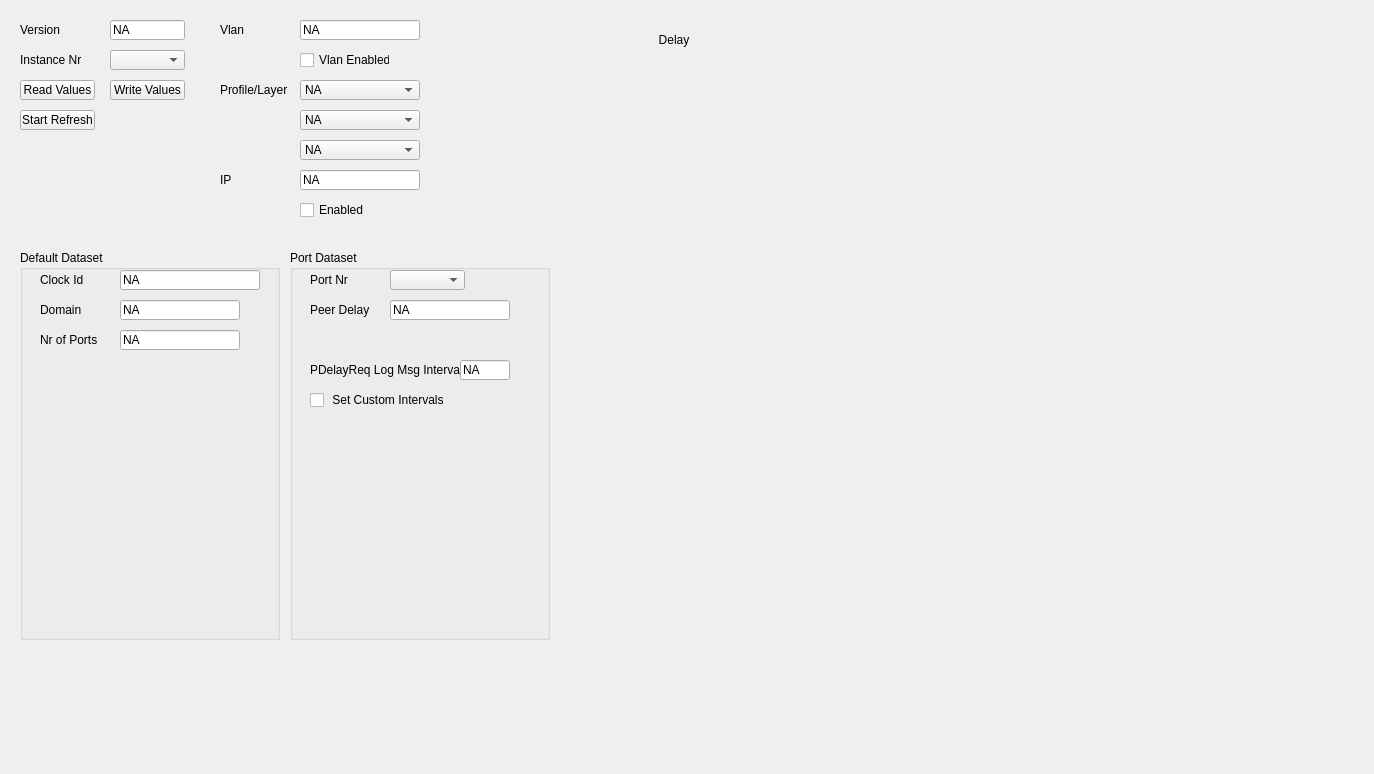
<?xml version="1.0" encoding="UTF-8"?>
<ui version="4.0">
 <class>Ucm_PtpTcTab</class>
 <widget class="QWidget" name="Ucm_PtpTcTab">
  <property name="geometry">
   <rect>
    <x>0</x>
    <y>0</y>
    <width>1374</width>
    <height>774</height>
   </rect>
  </property>
  <property name="sizePolicy">
   <sizepolicy hsizetype="Fixed" vsizetype="Fixed">
    <horstretch>0</horstretch>
    <verstretch>0</verstretch>
   </sizepolicy>
  </property>
  <property name="windowTitle">
   <string>Form</string>
  </property>
  <widget class="QPushButton" name="PtpTcWriteValuesButton">
   <property name="geometry">
    <rect>
     <x>110</x>
     <y>80</y>
     <width>75</width>
     <height>20</height>
    </rect>
   </property>
   <property name="text">
    <string>Write Values</string>
   </property>
  </widget>
  <widget class="QLineEdit" name="PtpTcIpValue">
   <property name="enabled">
    <bool>true</bool>
   </property>
   <property name="geometry">
    <rect>
     <x>300</x>
     <y>170</y>
     <width>120</width>
     <height>20</height>
    </rect>
   </property>
   <property name="text">
    <string>NA</string>
   </property>
  </widget>
  <widget class="QComboBox" name="PtpTcLayerValue">
   <property name="geometry">
    <rect>
     <x>300</x>
     <y>110</y>
     <width>120</width>
     <height>20</height>
    </rect>
   </property>
   <property name="autoFillBackground">
    <bool>false</bool>
   </property>
   <item>
    <property name="text">
     <string>NA</string>
    </property>
   </item>
   <item>
    <property name="text">
     <string>Layer 2</string>
    </property>
   </item>
   <item>
    <property name="text">
     <string>Layer 3</string>
    </property>
   </item>
  </widget>
  <widget class="QComboBox" name="PtpTcInstanceComboBox">
   <property name="geometry">
    <rect>
     <x>110</x>
     <y>50</y>
     <width>75</width>
     <height>20</height>
    </rect>
   </property>
  </widget>
  <widget class="QGroupBox" name="PtpTcDefaultDsGroupBox">
   <property name="geometry">
    <rect>
     <x>20</x>
     <y>250</y>
     <width>260</width>
     <height>390</height>
    </rect>
   </property>
   <property name="sizePolicy">
    <sizepolicy hsizetype="Preferred" vsizetype="Preferred">
     <horstretch>0</horstretch>
     <verstretch>0</verstretch>
    </sizepolicy>
   </property>
   <property name="title">
    <string>Default Dataset</string>
   </property>
   <widget class="QLabel" name="PtpTcDefaultDsClockIdLabel">
    <property name="geometry">
     <rect>
      <x>20</x>
      <y>20</y>
      <width>80</width>
      <height>20</height>
     </rect>
    </property>
    <property name="text">
     <string>Clock Id</string>
    </property>
   </widget>
   <widget class="QLineEdit" name="PtpTcDefaultDsClockIdValue">
    <property name="enabled">
     <bool>true</bool>
    </property>
    <property name="geometry">
     <rect>
      <x>100</x>
      <y>20</y>
      <width>140</width>
      <height>20</height>
     </rect>
    </property>
    <property name="text">
     <string>NA</string>
    </property>
   </widget>
   <widget class="QLabel" name="PtpTcDefaultDsDomainLabel">
    <property name="geometry">
     <rect>
      <x>20</x>
      <y>50</y>
      <width>80</width>
      <height>20</height>
     </rect>
    </property>
    <property name="text">
     <string>Domain</string>
    </property>
   </widget>
   <widget class="QLineEdit" name="PtpTcDefaultDsDomainValue">
    <property name="enabled">
     <bool>true</bool>
    </property>
    <property name="geometry">
     <rect>
      <x>100</x>
      <y>50</y>
      <width>120</width>
      <height>20</height>
     </rect>
    </property>
    <property name="text">
     <string>NA</string>
    </property>
   </widget>
   <widget class="QLineEdit" name="PtpTcDefaultDsNrOfPortsValue">
    <property name="enabled">
     <bool>true</bool>
    </property>
    <property name="geometry">
     <rect>
      <x>100</x>
      <y>80</y>
      <width>120</width>
      <height>20</height>
     </rect>
    </property>
    <property name="text">
     <string>NA</string>
    </property>
    <property name="readOnly">
     <bool>true</bool>
    </property>
   </widget>
   <widget class="QLabel" name="PtpTcDefaultDsNrOfPortsLabel">
    <property name="geometry">
     <rect>
      <x>20</x>
      <y>80</y>
      <width>80</width>
      <height>20</height>
     </rect>
    </property>
    <property name="text">
     <string>Nr of Ports</string>
    </property>
   </widget>
  </widget>
  <widget class="QPushButton" name="PtpTcReadValuesButton">
   <property name="geometry">
    <rect>
     <x>20</x>
     <y>80</y>
     <width>75</width>
     <height>20</height>
    </rect>
   </property>
   <property name="text">
    <string>Read Values</string>
   </property>
  </widget>
  <widget class="QLineEdit" name="PtpTcVersionValue">
   <property name="enabled">
    <bool>true</bool>
   </property>
   <property name="geometry">
    <rect>
     <x>110</x>
     <y>20</y>
     <width>75</width>
     <height>20</height>
    </rect>
   </property>
   <property name="text">
    <string>NA</string>
   </property>
   <property name="readOnly">
    <bool>true</bool>
   </property>
  </widget>
  <widget class="QLabel" name="PtpTcVersionLabel">
   <property name="geometry">
    <rect>
     <x>20</x>
     <y>20</y>
     <width>80</width>
     <height>20</height>
    </rect>
   </property>
   <property name="text">
    <string>Version</string>
   </property>
  </widget>
  <widget class="QLabel" name="PtpTcVlanLabel">
   <property name="geometry">
    <rect>
     <x>220</x>
     <y>20</y>
     <width>80</width>
     <height>20</height>
    </rect>
   </property>
   <property name="text">
    <string>Vlan</string>
   </property>
  </widget>
  <widget class="QPushButton" name="PtpTcAutoRefreshButton">
   <property name="geometry">
    <rect>
     <x>20</x>
     <y>110</y>
     <width>75</width>
     <height>20</height>
    </rect>
   </property>
   <property name="text">
    <string>Start Refresh</string>
   </property>
  </widget>
  <widget class="QLabel" name="PtpTcIpLabel">
   <property name="geometry">
    <rect>
     <x>220</x>
     <y>170</y>
     <width>80</width>
     <height>20</height>
    </rect>
   </property>
   <property name="text">
    <string>IP</string>
   </property>
  </widget>
  <widget class="QComboBox" name="PtpTcProfileValue">
   <property name="geometry">
    <rect>
     <x>300</x>
     <y>80</y>
     <width>120</width>
     <height>20</height>
    </rect>
   </property>
   <property name="autoFillBackground">
    <bool>false</bool>
   </property>
   <item>
    <property name="text">
     <string>NA</string>
    </property>
   </item>
   <item>
    <property name="text">
     <string>Default</string>
    </property>
   </item>
   <item>
    <property name="text">
     <string>Power</string>
    </property>
   </item>
   <item>
    <property name="text">
     <string>Utility</string>
    </property>
   </item>
  </widget>
  <widget class="QGroupBox" name="PtpTcPortDsGroupBox">
   <property name="geometry">
    <rect>
     <x>290</x>
     <y>250</y>
     <width>260</width>
     <height>390</height>
    </rect>
   </property>
   <property name="title">
    <string>Port Dataset</string>
   </property>
   <widget class="QLabel" name="PtpTcPortDsPeerDelayLabel">
    <property name="geometry">
     <rect>
      <x>20</x>
      <y>50</y>
      <width>80</width>
      <height>20</height>
     </rect>
    </property>
    <property name="text">
     <string>Peer Delay</string>
    </property>
   </widget>
   <widget class="QLineEdit" name="PtpTcPortDsPeerDelayValue">
    <property name="enabled">
     <bool>true</bool>
    </property>
    <property name="geometry">
     <rect>
      <x>100</x>
      <y>50</y>
      <width>120</width>
      <height>20</height>
     </rect>
    </property>
    <property name="text">
     <string>NA</string>
    </property>
    <property name="readOnly">
     <bool>true</bool>
    </property>
   </widget>
   <widget class="QComboBox" name="PtpTcPortDsPortNrComboBox">
    <property name="geometry">
     <rect>
      <x>100</x>
      <y>20</y>
      <width>75</width>
      <height>20</height>
     </rect>
    </property>
   </widget>
   <widget class="QLabel" name="PtpTcPortDsPortNrLabel">
    <property name="geometry">
     <rect>
      <x>20</x>
      <y>20</y>
      <width>80</width>
      <height>20</height>
     </rect>
    </property>
    <property name="text">
     <string>Port Nr</string>
    </property>
   </widget>
   <widget class="QLineEdit" name="PtpTcPortDsPDelayReqLogMsgIntervalValue">
    <property name="enabled">
     <bool>true</bool>
    </property>
    <property name="geometry">
     <rect>
      <x>170</x>
      <y>110</y>
      <width>50</width>
      <height>20</height>
     </rect>
    </property>
    <property name="text">
     <string>NA</string>
    </property>
    <property name="readOnly">
     <bool>false</bool>
    </property>
   </widget>
   <widget class="QLabel" name="PtpTcPortDsPDelayReqLogMsgIntervalLabel">
    <property name="geometry">
     <rect>
      <x>20</x>
      <y>110</y>
      <width>150</width>
      <height>20</height>
     </rect>
    </property>
    <property name="text">
     <string>PDelayReq Log Msg Interval</string>
    </property>
   </widget>
   <widget class="QCheckBox" name="PtpTcPortDsSetCustomIntervalsCheckBox">
    <property name="geometry">
     <rect>
      <x>20</x>
      <y>140</y>
      <width>200</width>
      <height>20</height>
     </rect>
    </property>
    <property name="text">
     <string> Set Custom Intervals</string>
    </property>
   </widget>
  </widget>
  <widget class="QLabel" name="PtpTcInstanceLabel">
   <property name="geometry">
    <rect>
     <x>20</x>
     <y>50</y>
     <width>80</width>
     <height>20</height>
    </rect>
   </property>
   <property name="text">
    <string>Instance Nr</string>
   </property>
  </widget>
  <widget class="QCheckBox" name="PtpTcVlanEnableCheckBox">
   <property name="geometry">
    <rect>
     <x>300</x>
     <y>50</y>
     <width>90</width>
     <height>20</height>
    </rect>
   </property>
   <property name="text">
    <string>Vlan Enabled</string>
   </property>
  </widget>
  <widget class="QCheckBox" name="PtpTcEnableCheckBox">
   <property name="geometry">
    <rect>
     <x>300</x>
     <y>200</y>
     <width>80</width>
     <height>20</height>
    </rect>
   </property>
   <property name="text">
    <string>Enabled</string>
   </property>
  </widget>
  <widget class="QLineEdit" name="PtpTcVlanValue">
   <property name="enabled">
    <bool>true</bool>
   </property>
   <property name="geometry">
    <rect>
     <x>300</x>
     <y>20</y>
     <width>120</width>
     <height>20</height>
    </rect>
   </property>
   <property name="text">
    <string>NA</string>
   </property>
  </widget>
  <widget class="QLabel" name="PtpTcProfileLabel">
   <property name="geometry">
    <rect>
     <x>220</x>
     <y>80</y>
     <width>80</width>
     <height>20</height>
    </rect>
   </property>
   <property name="text">
    <string>Profile/Layer</string>
   </property>
  </widget>
  <widget class="QComboBox" name="PtpTcDelayMechanismValue">
   <property name="geometry">
    <rect>
     <x>300</x>
     <y>140</y>
     <width>120</width>
     <height>20</height>
    </rect>
   </property>
   <property name="autoFillBackground">
    <bool>false</bool>
   </property>
   <item>
    <property name="text">
     <string>NA</string>
    </property>
   </item>
   <item>
    <property name="text">
     <string>E2E</string>
    </property>
   </item>
   <item>
    <property name="text">
     <string>P2P</string>
    </property>
   </item>
  </widget>
  <widget class="QLabel" name="PtpTcDelayChartLabel">
   <property name="geometry">
    <rect>
     <x>449</x>
     <y>30</y>
     <width>450</width>
     <height>20</height>
    </rect>
   </property>
   <property name="layoutDirection">
    <enum>Qt::LeftToRight</enum>
   </property>
   <property name="text">
    <string>Delay</string>
   </property>
   <property name="alignment">
    <set>Qt::AlignCenter</set>
   </property>
  </widget>
  <widget class="QWidget" name="PtpTcDelayChartValue" native="true">
   <property name="geometry">
    <rect>
     <x>450</x>
     <y>20</y>
     <width>450</width>
     <height>210</height>
    </rect>
   </property>
   <property name="autoFillBackground">
    <bool>true</bool>
   </property>
   <layout class="QVBoxLayout" name="verticalLayout">
    <property name="spacing">
     <number>0</number>
    </property>
    <property name="leftMargin">
     <number>0</number>
    </property>
    <property name="topMargin">
     <number>0</number>
    </property>
    <property name="rightMargin">
     <number>0</number>
    </property>
    <property name="bottomMargin">
     <number>0</number>
    </property>
    <item>
     <layout class="QVBoxLayout" name="PtpTcDelayChartLayout">
      <property name="spacing">
       <number>0</number>
      </property>
     </layout>
    </item>
   </layout>
  </widget>
  <zorder>PtpTcWriteValuesButton</zorder>
  <zorder>PtpTcIpValue</zorder>
  <zorder>PtpTcLayerValue</zorder>
  <zorder>PtpTcInstanceComboBox</zorder>
  <zorder>PtpTcDefaultDsGroupBox</zorder>
  <zorder>PtpTcReadValuesButton</zorder>
  <zorder>PtpTcVersionValue</zorder>
  <zorder>PtpTcVersionLabel</zorder>
  <zorder>PtpTcVlanLabel</zorder>
  <zorder>PtpTcAutoRefreshButton</zorder>
  <zorder>PtpTcIpLabel</zorder>
  <zorder>PtpTcProfileValue</zorder>
  <zorder>PtpTcPortDsGroupBox</zorder>
  <zorder>PtpTcInstanceLabel</zorder>
  <zorder>PtpTcVlanEnableCheckBox</zorder>
  <zorder>PtpTcEnableCheckBox</zorder>
  <zorder>PtpTcVlanValue</zorder>
  <zorder>PtpTcProfileLabel</zorder>
  <zorder>PtpTcDelayMechanismValue</zorder>
  <zorder>PtpTcDelayChartValue</zorder>
  <zorder>PtpTcDelayChartLabel</zorder>
 </widget>
 <resources/>
 <connections/>
</ui>
